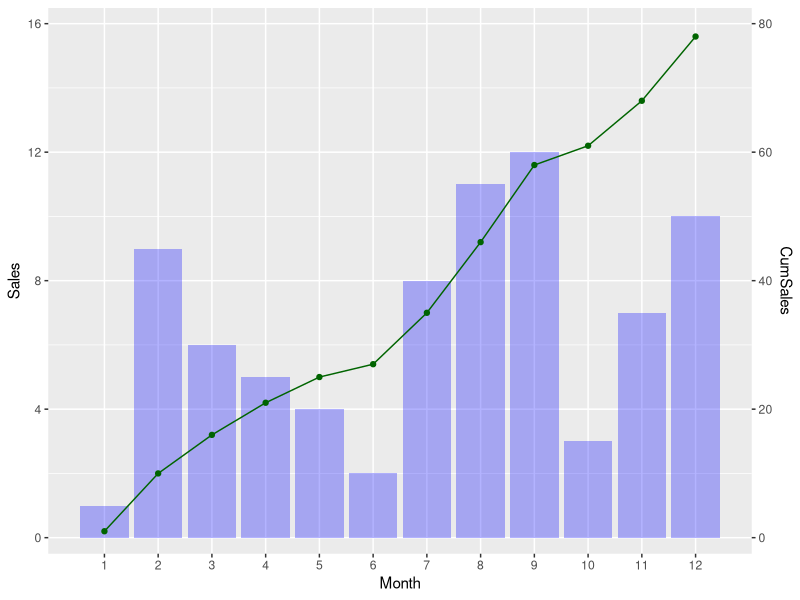
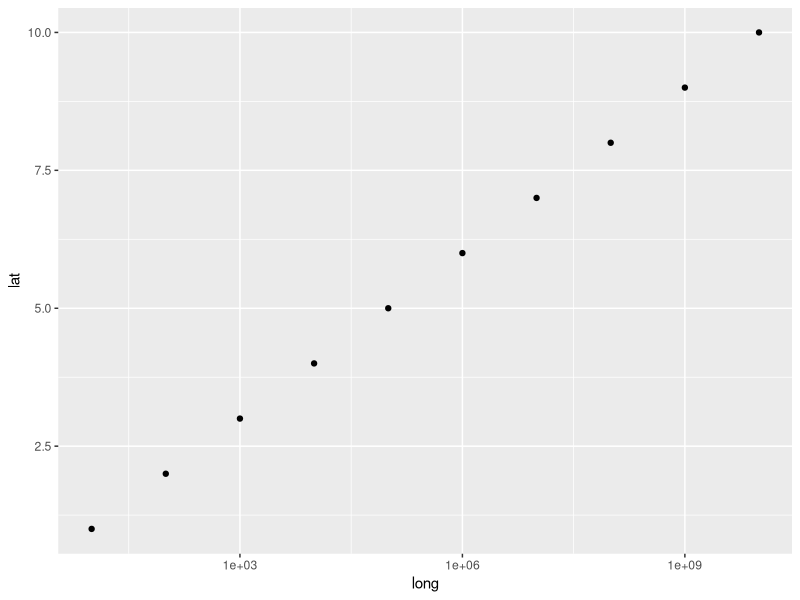
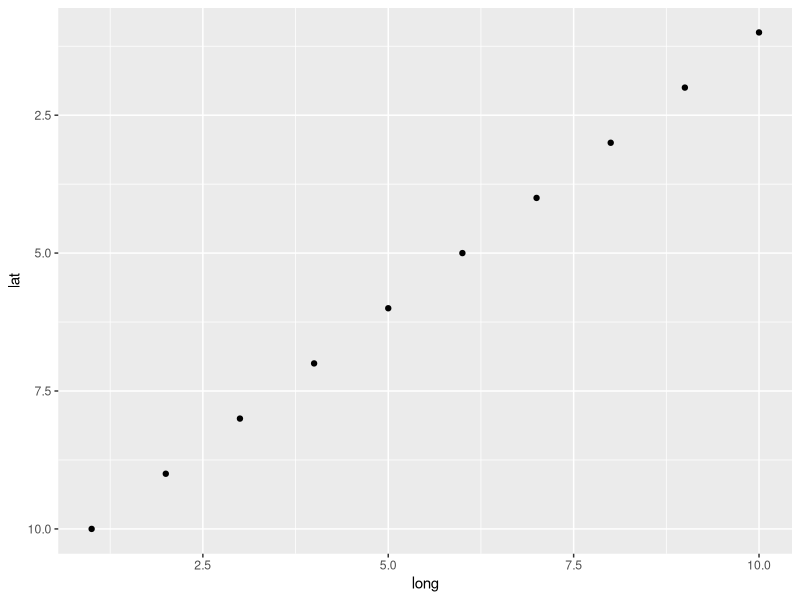
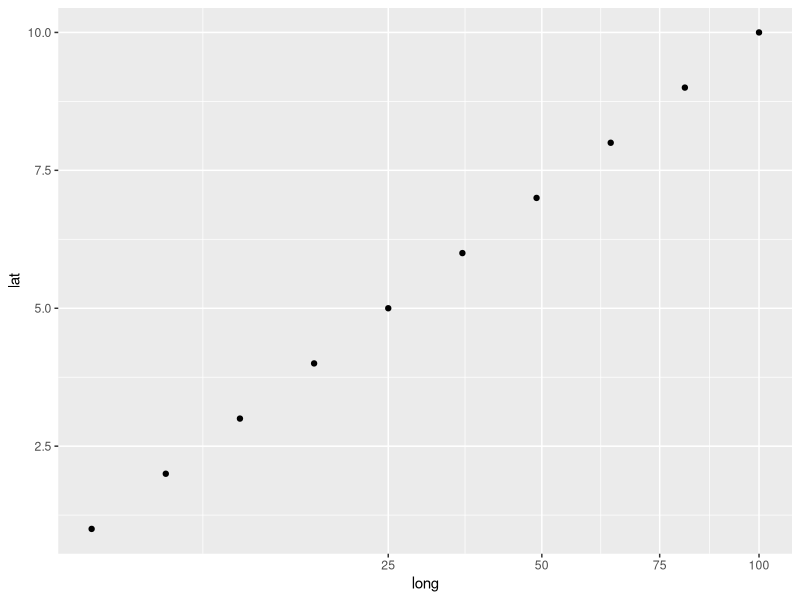
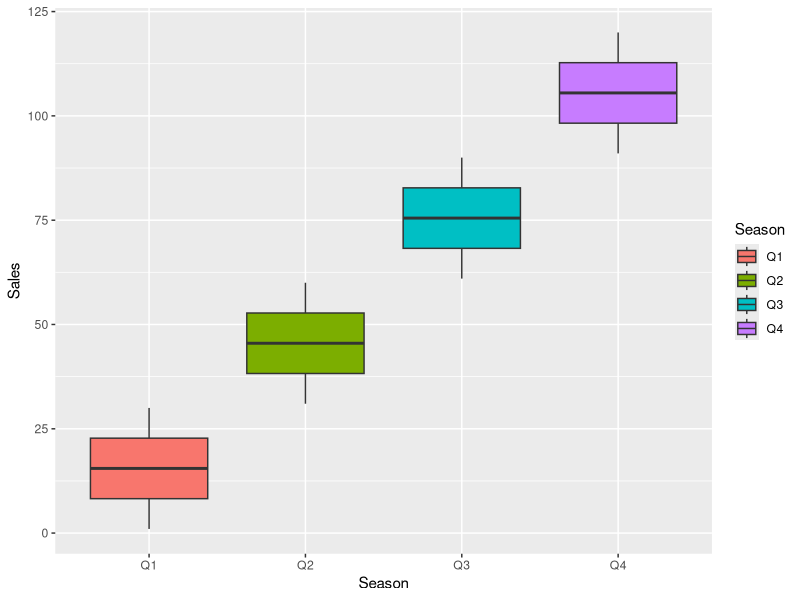
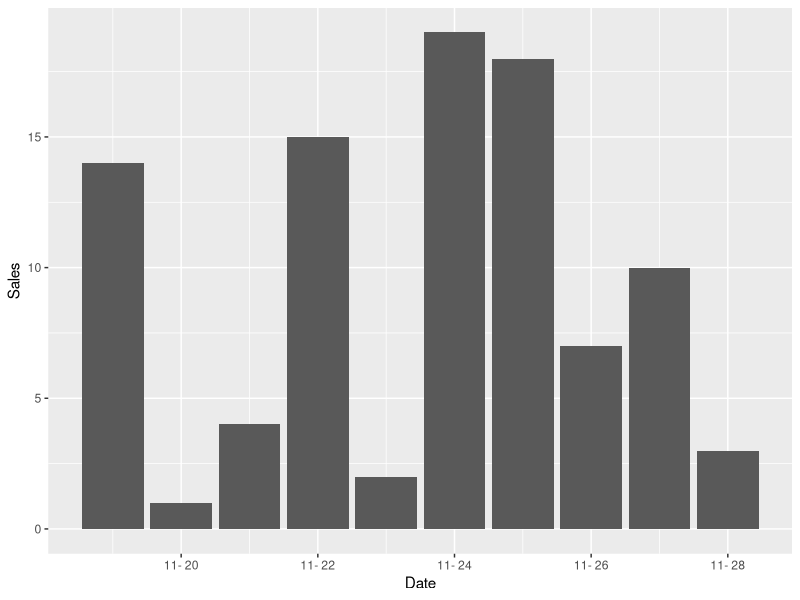

Reproduce these figures in R, in order.
## ---- chunk 1
knitr::opts_chunk$set(warning = FALSE, message = FALSE)
knitr::opts_chunk$set(fig.align = "center", fig.width = 6)
library(ggplot2)
library(dplyr)
## ---- chunk 2
dat <- tibble(
  Month = c(1:12), 
  Sales = sample(1:12),
  CumSales = cumsum(Sales)
)
ggplot(dat, aes(Month, Sales)) +
  geom_col(fill = "blue", alpha = 0.3) +
  geom_path(aes(Month, CumSales/5), colour = "darkgreen") +
  geom_point(aes(Month, CumSales/5), colour = "darkgreen") +
  scale_y_continuous(
    breaks = seq(0, 16, 4), minor_breaks = seq(0, 16, 2),
    expand = expansion(mult = 0, add = 0.5), limits = c(0, 16),
    sec.axis = sec_axis(trans = ~ 5*., name = "CumSales")
    ) +
  scale_x_continuous(breaks = c(1:12), minor_breaks = NULL)
## ---- chunk 3
dat <- tibble(long = 10^(1:10), lat = 1:10)
ggplot(dat, aes(long, lat)) +
  geom_point() +
  scale_x_log10()
## ---- chunk 4
dat <- tibble(long = 10:1, lat = 1:10)
ggplot(dat, aes(long, lat)) +
  geom_point() +
  scale_y_reverse()
## ---- chunk 5
dat <- tibble(long = (1:10)^2, lat = 1:10)
ggplot(dat, aes(long, lat)) +
  geom_point() +
  scale_x_sqrt()
## ---- chunk 6
dat <- tibble(
  Season = rep(c("Q1", "Q2", "Q3", "Q4", NA), each = 30),
  Sales = c(1:120, sample(1:120, 30))
)
ggplot(dat, aes(Season, Sales, fill = Season)) +
  geom_boxplot() +
  scale_x_discrete(na.translate = FALSE)
## ---- chunk 7
dat <- tibble(
  Date = Sys.Date() + 1:10,
  Sales = sample(20, 10)
)
ggplot(dat, aes(x = Date, y = Sales)) + 
  geom_col() + 
  scale_x_date(date_labels = "%m- %d")
